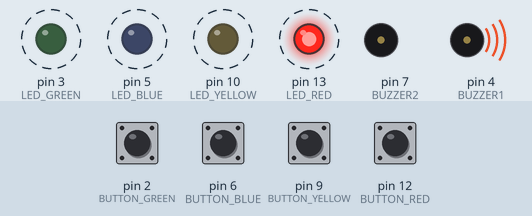
The sketch below on a simulated Arduino Uno, built with avr-gcc and run on an emulated ATmega328P. On the bench: output pins drawn as LEDs (lit = HIGH), buzzer (waves = sounding, pin HIGH). Dashed ring = blinking. Inputs (shaded band) come from the test bench; at power-on: pin 2 (BUTTON_GREEN), pin 6 (BUTTON_BLUE), pin 9 (BUTTON_YELLOW), pin 12 (BUTTON_RED) HIGH. Random numbers use the default seed unless the sketch sets one; what the sketch prints to the serial monitor is not drawn.

Above: at 1.97 s.
2.0 s: pin 2 (BUTTON_GREEN) pulled LOW for 0.15 s
At 2.4 s:
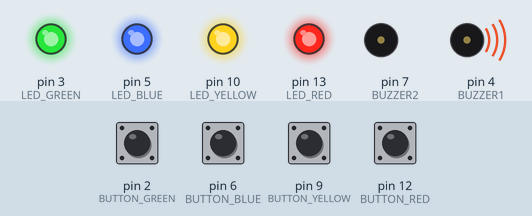
At 4.3 s:
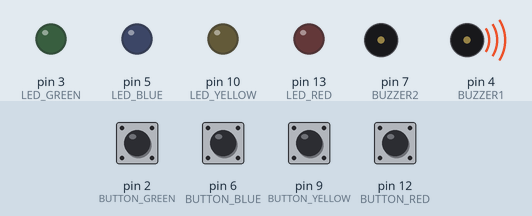
5.0 s: pin 6 (BUTTON_BLUE) pulled LOW for 0.15 s
8.0 s: pin 9 (BUTTON_YELLOW) pulled LOW for 0.15 s
At 10.7 s:
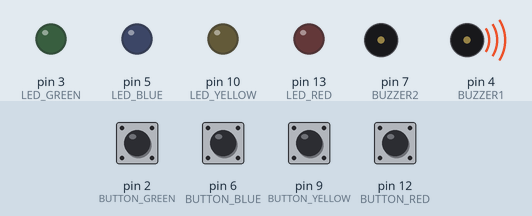
11.0 s: pin 2 (BUTTON_GREEN) pulled LOW for 1 s
14.0 s: pin 12 (BUTTON_RED) pulled LOW for 0.15 s
At 15.8 s:
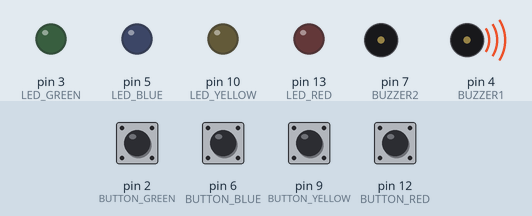
17.0 s: pin 9 (BUTTON_YELLOW) pulled LOW for 1 s
Timing chart, 0 to 21.0 s (numbered marks = the images above; inputs shaded):
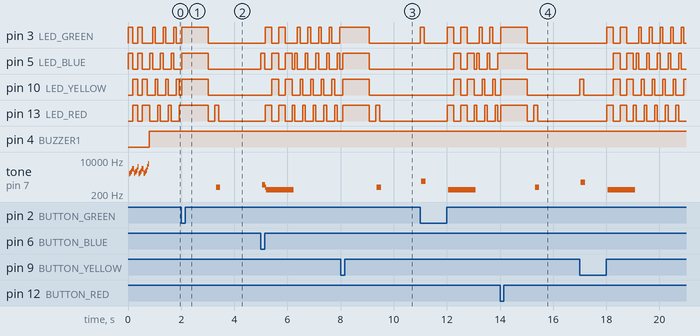

Measured:
- after the input at 2.0 s, tone on pin 7 (BUZZER2): silent → 437 Hz after 1.3 s, → silent 0.16 s later
- after the input at 8.0 s, tone on pin 7 (BUZZER2): silent → 437 Hz after 1.4 s, → silent 0.16 s later
- after the input at 14.0 s, tone on pin 7 (BUZZER2): silent → 437 Hz after 1.3 s, → silent 0.16 s later
- by itself, tone on pin 7 (BUZZER2): plays 2059 Hz for 0.04 s, 2342 Hz for 0.04 s, 2790 Hz for 0.04 s, 3671 Hz for 0.04 s, 3612 Hz for 0.04 s, 2183 Hz for 0.04 s … (19 notes in this stretch)

The sketch:

arduino.ino
```cpp
#include <Arduino.h>

#define CHOICE_OFF      0 //Used to control LEDs
#define CHOICE_NONE     0 //Used to check buttons
#define CHOICE_RED  (1 << 0)
#define CHOICE_GREEN    (1 << 1)
#define CHOICE_BLUE (1 << 2)
#define CHOICE_YELLOW   (1 << 3)

// Led pin definitions
#define LED_RED     13
#define LED_GREEN   3
#define LED_BLUE    5
#define LED_YELLOW  10

// Button pin definitions
#define BUTTON_RED    12
#define BUTTON_GREEN  2
#define BUTTON_BLUE   6
#define BUTTON_YELLOW 9

// Buzzer pin definitions
#define BUZZER1  4
#define BUZZER2  7

// Define game parameters
#define ROUNDS_TO_WIN  10 //Number of rounds to win the game.
#define ENTRY_TIME_LIMIT   3000 //Time to press a button

byte gameSeq[10]; //sequence of leds lightened
byte gameRound = 0; //number of successfull rounds player has achieved
byte delay_time = 150; // Amount of time between two leds

void setup()
{
  Serial.begin(9600); // Initialize serial communication
  pinMode(BUTTON_RED, INPUT_PULLUP);
  pinMode(BUTTON_GREEN, INPUT_PULLUP);
  pinMode(BUTTON_BLUE, INPUT_PULLUP);
  pinMode(BUTTON_YELLOW, INPUT_PULLUP);

  pinMode(LED_RED, OUTPUT);
  pinMode(LED_GREEN, OUTPUT);
  pinMode(LED_BLUE, OUTPUT);
  pinMode(LED_YELLOW, OUTPUT);

  pinMode(BUZZER1, OUTPUT);
  pinMode(BUZZER2, OUTPUT);

  play_winner(); // After setup is complete
}

void loop()
{
  wait_to_start(); // Blink lights while waiting for user to start

  setLEDs(CHOICE_RED | CHOICE_GREEN | CHOICE_BLUE | CHOICE_YELLOW); // Turn all LEDs on

  delay(1000);
  setLEDs(CHOICE_OFF); // Turn off LEDs
  delay(250);

  if (play_memory() == true)
    play_winner(); // Player won, play winner tones
  else
    play_loser(); // Player lost, play loser tones
}

// Returns 0 if player loses, 1 if player wins
boolean play_memory(void)
{
  randomSeed(millis()); // Seed the random generator with random amount of millis()

  gameRound = 0; // Reset the game

  while (gameRound < ROUNDS_TO_WIN)
  {
    add_to_moves(); // Add a button to the current moves

    playMoves(); // Plays back the current game sequence

    // wants the player to repeat the sequence.
    for (byte currentMove = 0 ; currentMove < gameRound ; currentMove++)
    {
      byte choice = wait_for_button(); // See what button the user presses

      if (choice == 0) return false; // If wait timed out, player loses

      if (choice != gameSeq[currentMove]) return false; // If the choice is incorect, player loses
    }
    delay(1000);
  }
  delay_time = 150;

  return true; // Player made it through all the rounds to win!
}

// Plays the current contents of the game moves
void playMoves(void)
{
  for (byte currentMove = 0 ; currentMove < gameRound ; currentMove++)
  {
    toner(gameSeq[currentMove], 150);

    // Wait some amount of time between button playback
    delay(delay_time);
    delay_time = delay_time-5; //shortens wait time by 5 each round
  }
}

// Adds a new random button to the game sequence,
void add_to_moves(void)
{
  byte newButton = random(0, 4);

  if(newButton == 0) newButton = CHOICE_RED;
  else if(newButton == 1) newButton = CHOICE_GREEN;
  else if(newButton == 2) newButton = CHOICE_BLUE;
  else if(newButton == 3) newButton = CHOICE_YELLOW;
  gameSeq[gameRound++] = newButton; // Add new led to the game array
}

// Lights a given LEDs
void setLEDs(byte leds)
{
  if ((leds & CHOICE_RED) != 0)
    digitalWrite(LED_RED, HIGH);
  else
    digitalWrite(LED_RED, LOW);


  if ((leds & CHOICE_GREEN) != 0)
    digitalWrite(LED_GREEN, HIGH);
  else
    digitalWrite(LED_GREEN, LOW);


  if ((leds & CHOICE_BLUE) != 0)
    digitalWrite(LED_BLUE, HIGH);
  else
    digitalWrite(LED_BLUE, LOW);


  if ((leds & CHOICE_YELLOW) != 0)
    digitalWrite(LED_YELLOW, HIGH);
  else
    digitalWrite(LED_YELLOW, LOW);
// Send LED states to Processing
  Serial.write(leds);
}

// Wait for a button to be pressed.
// Returns one of LED colors (LED_RED, etc.) if successful, 0 if timed out

byte wait_for_button(void)
{
  long startTime = millis(); // the time we started the this loop

  while ( (millis() - startTime) < ENTRY_TIME_LIMIT) // Loop until too much time has passed
  {
    byte button = checkButton();

    if (button != CHOICE_NONE)
    {
      toner(button, 150); // Play the button the user just pressed

      while(checkButton() != CHOICE_NONE) ;  // wait for user to release button

      delay(10); // This helps with debouncing and accidental double taps

      // Send button press to Processing
     // Serial.write(button);
      return button;
    }
    if (Serial.available() > 0)
    {
      byte serialButton = Serial.read();
      toner(serialButton, 150); // Play the button the user just pressed
      return serialButton;
    }
  }

  return CHOICE_NONE; // if timed out!
}

// Returns a '1' bit in the position corresponding to CHOICE_RED, CHOICE_GREEN, etc.
byte checkButton(void)
{
  if (digitalRead(BUTTON_RED) == 0) return(CHOICE_RED);
  else if (digitalRead(BUTTON_GREEN) == 0) return(CHOICE_GREEN);
  else if (digitalRead(BUTTON_BLUE) == 0) return(CHOICE_BLUE);
  else if (digitalRead(BUTTON_YELLOW) == 0) return(CHOICE_YELLOW);

  return(CHOICE_NONE); // If no button is pressed, return none
}


// Light an LED and play tone
void toner(byte which, int buzz_length_ms)
{

  setLEDs(which); //Turn on a given LED

  //Play the sound associated with the given LED
  switch(which)
  {
  case CHOICE_RED:
    buzz_sound(buzz_length_ms, 1136);
    break;

  case CHOICE_GREEN:
    buzz_sound(buzz_length_ms, 568);
    break;

  case CHOICE_BLUE:
    buzz_sound(buzz_length_ms, 851);
    break;

  case CHOICE_YELLOW:
    buzz_sound(buzz_length_ms, 638);
    break;
  }
  setLEDs(CHOICE_OFF); // Turn off all LEDs
}


// Toggle buzzer every buzz_delay_us, for a duration of buzz_length_ms.

void buzz_sound(int buzz_length_ms, int buzz_delay_us)
{
  // Convert total play time from milliseconds to microseconds
  long buzz_length_us = buzz_length_ms * (long)1000;

  // Loop until the remaining play time is less than a single buzz_delay_us
  while (buzz_length_us > (buzz_delay_us * 2))
  {
    buzz_length_us -= buzz_delay_us * 2; //Decrease the remaining play time

    // Toggle the buzzer at various speeds
    digitalWrite(BUZZER1, LOW);
    digitalWrite(BUZZER2, HIGH);
    delayMicroseconds(buzz_delay_us);

    digitalWrite(BUZZER1, HIGH);
    digitalWrite(BUZZER2, LOW);
    delayMicroseconds(buzz_delay_us);
  }
}

// Play the winner sound and lights
void play_winner(void)
{
  setLEDs(CHOICE_GREEN | CHOICE_BLUE);
  winner_sound();

  setLEDs(CHOICE_RED | CHOICE_YELLOW);
  winner_sound();

  setLEDs(CHOICE_GREEN | CHOICE_BLUE);
  winner_sound();

  setLEDs(CHOICE_RED | CHOICE_YELLOW);
  winner_sound();

  Serial.write(100); // Send a win indicator to processing
}

// Play the winner sound
void winner_sound(void)
{
  // Toggle the buzzer at various speeds
  for (byte x = 250 ; x > 70 ; x--)
  {
    for (byte y = 0 ; y < 3 ; y++)
    {
      digitalWrite(BUZZER2, HIGH);
      digitalWrite(BUZZER1, LOW);
      delayMicroseconds(x);

      digitalWrite(BUZZER2, LOW);
      digitalWrite(BUZZER1, HIGH);
      delayMicroseconds(x);
    }
  }
}
// Play the loser sound/lights
void play_loser(void)
{
  setLEDs(CHOICE_RED | CHOICE_GREEN);
  buzz_sound(255, 1500);

  setLEDs(CHOICE_BLUE | CHOICE_YELLOW);
  buzz_sound(255, 1500);

  setLEDs(CHOICE_RED | CHOICE_GREEN);
  buzz_sound(255, 1500);

  setLEDs(CHOICE_BLUE | CHOICE_YELLOW);
 buzz_sound(255, 1500);

 Serial.write(101); // Send a loss indicator to processing
}

// while waiting leds lightens in a sequence
void wait_to_start(void)
{
  while(1)
  {
    setLEDs(CHOICE_RED);
    delay(100);

    if (checkButton() != CHOICE_NONE) return;

    setLEDs(CHOICE_BLUE);
    delay(100);

    if (checkButton() != CHOICE_NONE) return;

    setLEDs(CHOICE_GREEN);
    delay(100);

    if (checkButton() != CHOICE_NONE) return;

    setLEDs(CHOICE_YELLOW);
    delay(100);

    if (checkButton() != CHOICE_NONE) return;
  }
}
```
